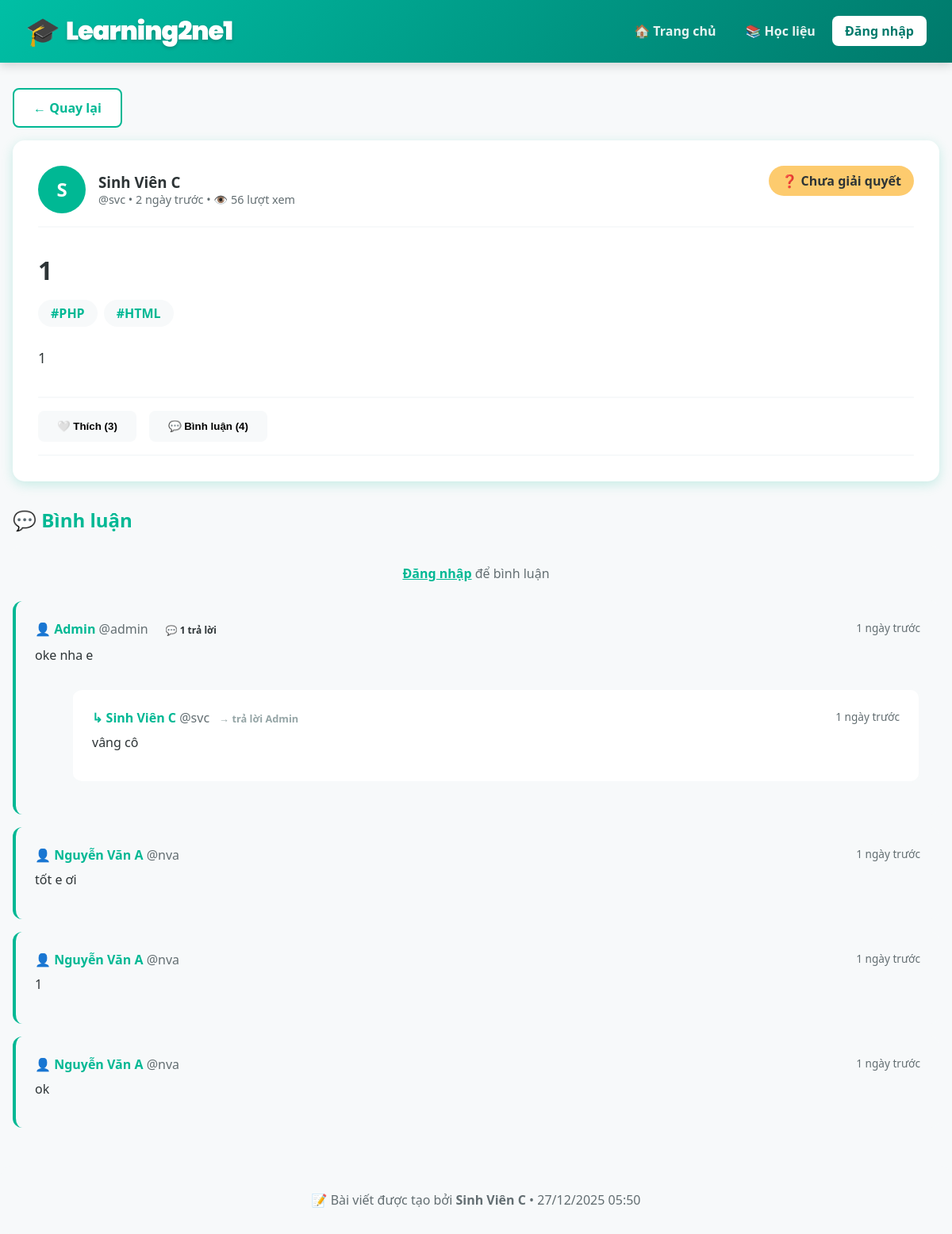
The app's page /pages/post.php?id=1 with its own data.
### tables this page shows
CREATE TABLE `posts` (
  `id` int(11) NOT NULL,
  `user_id` int(11) NOT NULL,
  `category_id` int(11) DEFAULT NULL,
  `title` varchar(255) NOT NULL,
  `content` text NOT NULL,
  `tags` varchar(255) DEFAULT NULL,
  `privacy` enum('public','private') DEFAULT 'public',
  `status` enum('solved','unsolved') DEFAULT 'unsolved',
  `created_at` timestamp NOT NULL DEFAULT CURRENT_TIMESTAMP,
  `views` int(11) DEFAULT '0'
);

CREATE TABLE `user` (
  `id_user` int(11) NOT NULL,
  `ho_ten` varchar(1000) NOT NULL,
  `username` varchar(100) NOT NULL,
  `password` varchar(100) NOT NULL,
  `account_level` int(11) NOT NULL DEFAULT '2'
);

CREATE TABLE `comments` (
  `id` int(11) NOT NULL,
  `post_id` int(11) NOT NULL,
  `user_id` int(11) NOT NULL,
  `content` text NOT NULL,
  `parent_id` int(11) DEFAULT NULL,
  `created_at` timestamp NOT NULL DEFAULT CURRENT_TIMESTAMP
);

### pages/post.php (the view, shortened to what this page needs)
<?php
require_once '../config.php';
require_once '../includes/functions.php';
$post_id = isset($_GET['id']) ? (int)$_GET['id'] : 0;
$post = getPost($pdo, $post_id);
$comments = getComments($pdo, $post_id);
$like_count = getLikeCount($pdo, $post_id, 'post');
$user_liked = isLoggedIn() ? hasLiked($pdo, $_SESSION['user_id'], $post_id, 'post') : false;
?>
<!DOCTYPE html>
<html lang="vi">
<head>
    <link rel="stylesheet" href="../assets/css/style.css">
    <link rel="stylesheet" href="../assets/css/post.css">
</head>
</head>
<body>
    <?php include '../includes/navbar.php'; ?>
    <div class="container">
        <a href="javascript:history.back()" class="btn-back">
            ← Quay lại
        </a>
        <div class="post-detail">
            <div class="post-header">
                <div class="author-section">
                    <div class="author-avatar">
                        <?= strtoupper(mb_substr($post['ho_ten'], 0, 1)) ?>
                    </div>
                    <div class="author-info">
                        <h3><?= h($post['ho_ten']) ?></h3>
                        <div class="post-meta-info">
                            @<?= h($post['username']) ?> •
                            <?= timeAgo($post['created_at']) ?> •
                            👁️ <?= $post['views'] ?> lượt xem
                        </div>
                    </div>
                </div>
                <div style="display: flex; flex-direction: column; gap: 0.5rem; align-items: flex-end;">
                    <span class="post-status status-<?= $post['status'] ?>">
                        <?= $post['status'] === 'solved' ? '✓ Đã giải quyết' : '❓ Chưa giải quyết' ?>
                    </span>
                </div>
            </div>
            <h1 class="post-title"><?= h($post['title']) ?></h1>
            <?php if ($post['tags']): ?>
                <div class="post-tags">
                    <?php foreach (explode(',', $post['tags']) as $tag): ?>
                        <span class="tag"><?= h(trim($tag)) ?></span>
                    <?php endforeach; ?>
                </div>
            <?php endif; ?>
            <div class="post-content">
                <?= nl2br(formatMentions(h($post['content']))) ?>
            </div>
            <div class="interaction-bar">
                <form method="POST" style="display: inline;">
                    <?php if ($user_liked): ?>
                        <button type="submit" name="unlike" class="btn-interact btn-liked">
                            ❤️ Đã thích (<?= $like_count ?>)
                        </button>
                    <?php else: ?>
                        <button type="submit" name="like" class="btn-interact">
                            🤍 Thích (<?= $like_count ?>)
                        </button>
                    <?php endif; ?>
                </form>
                <button class="btn-interact" onclick="document.getElementById('comment-form').scrollIntoView({behavior: 'smooth'})">
                    💬 Bình luận (<?= count($comments) ?>)
                </button>
            </div>
        </div>
        <div class="comments-section" id="comments-section">
            <h2 style="color: var(--primary-mint); margin-bottom: 1rem;">💬 Bình luận</h2>
            <?php if (isLoggedIn()): ?>
                <div class="comment-form" id="comment-form">
                    <form method="POST">
                        <textarea name="comment_content" placeholder="Chia sẻ suy nghĩ của bạn..." required></textarea>
                        <button type="submit" name="add_comment" class="btn-submit">Gửi bình luận</button>
                    </form>
                </div>
            <?php else: ?>
                <div class="comment-form">
                    <p style="text-align: center; color: #636e72;">
                        <a href="login.php" style="color: var(--primary-mint); font-weight: bold;">Đăng nhập</a>
                        để bình luận
                    </p>
                </div>
            <?php endif; ?>
            <?php foreach ($comments as $comment):
                $replies = getComments($pdo, $post_id, $comment['id']);
                $reply_count = count($replies);
            ?>
                <div class="comment comment-parent" id="comment-<?= $comment['id'] ?>">
                    <div class="comment-header">
                        <span class="comment-author">
                            👤 <?= h($comment['ho_ten']) ?>
                            <span style="color: #636e72; font-weight: normal;">@<?= h($comment['username']) ?></span>
                            <?php if ($reply_count > 0): ?>
                                <span class="reply-indicator">💬 <?= $reply_count ?> trả lời</span>
                            <?php endif; ?>
                        </span>
                        <span class="comment-time"><?= timeAgo($comment['created_at']) ?></span>
                    </div>
                    <div class="comment-content">
                        <?= nl2br(formatMentions(h($comment['content']))) ?>
                    </div>
                    <?php if ($reply_count > 0): ?>
                        <div style="margin-top: 1rem;">
                            <?php foreach ($replies as $reply): ?>
                                <div class="comment reply">
                                    <div class="comment-header">
                                        <span class="comment-author">
                                            ↳ <?= h($reply['ho_ten']) ?>
                                            <span style="color: #636e72; font-weight: normal;">@<?= h($reply['username']) ?></span>
                                            <span style="color: #95a5a6; font-size: 0.8rem; margin-left: 0.5rem;">→ trả lời <?= h($comment['ho_ten']) ?></span>
                                        </span>
                                        <span class="comment-time"><?= timeAgo($reply['created_at']) ?></span>
                                    </div>
                                    <div class="comment-content">
                                        <?= nl2br(formatMentions(h($reply['content']))) ?>
                                    </div>
                                </div>
                            <?php endforeach; ?>
                        </div>
                    <?php endif; ?>
                </div>
            <?php endforeach; ?>
        </div>
    </div>
    <footer style="text-align: center; padding: 2rem; margin-top: 3rem; background: var(--bg-grey); border-radius: 15px;">
        <p style="color: #636e72; margin: 0;">
            📝 Bài viết được tạo bởi <strong><?= h($post['ho_ten']) ?></strong> •
            <?= date('d/m/Y H:i', strtotime($post['created_at'])) ?>
        </p>
    </footer>
</body>
</html>

### includes/functions.php (shortened to what this page needs)
<?php
function h($string)
{
    return htmlspecialchars($string, ENT_QUOTES, 'UTF-8');
}
function isLoggedIn()
{
    return isset($_SESSION['user_id']);
}
function timeAgo($timestamp)
{
    $time = strtotime($timestamp);
    $diff = time() - $time;
    if ($diff < 604800) return floor($diff / 86400) . " ngày trước";
    return date('d/m/Y', $time);
}
function getPost($pdo, $post_id)
{
    $stmt = $pdo->prepare("
        SELECT p.*, u.ho_ten, u.username, u.account_level
        FROM posts p
        JOIN user u ON p.user_id = u.id_user
        WHERE p.id = ?
    ");
    $stmt->execute([$post_id]);
    return $stmt->fetch();
}
function getComments($pdo, $post_id, $parent_id = null)
{
    $stmt = $pdo->prepare("
        SELECT c.*, u.ho_ten, u.username
        FROM comments c
        JOIN user u ON c.user_id = u.id_user
        WHERE c.post_id = ? AND " . ($parent_id ? "c.parent_id = ?" : "c.parent_id IS NULL") . "
        ORDER BY c.created_at ASC
    ");
    if ($parent_id) {
        $stmt->execute([$post_id, $parent_id]);
    } else {
        $stmt->execute([$post_id]);
    }
    return $stmt->fetchAll();
}
function getLikeCount($pdo, $target_id, $target_type)
{
    $stmt = $pdo->prepare("
        SELECT COUNT(*) FROM likes
        WHERE target_id = ? AND target_type = ?
    ");
    $stmt->execute([$target_id, $target_type]);
    return $stmt->fetchColumn();
}
function formatMentions($content)
{
    return parseMentions($content);
}
function parseMentions($text)
{
    $baseUrl = defined('BASE_URL') ? BASE_URL : '';
    return preg_replace(
        '/@([a-zA-Z0-9_]+)/',
        '<a href="' . $baseUrl . '/pages/profile.php?username=$1" class="mention-link" style="color: var(--primary-mint); font-weight: 600; text-decoration: none;">@$1</a>',
        $text
    );
}

### assets/css/style.css (style rules this page uses)
:root { --primary-mint: #00b894; --light-mint: #55efc4; --accent-yellow: #ffeaa7; --pop-yellow: #fdcb6e; --text-dark: #2d3436; --text-white: #ffffff; --bg-grey: #f7f9fa; --shadow: 0 4px 15px rgba(0, 184, 148, 0.2); }
* { box-sizing: border-box; margin: 0; padding: 0; }
body { font-family: 'Segoe UI', Tahoma, Geneva, Verdana, sans-serif; background-color: var(--bg-grey); color: var(--text-dark); }
.container { max-width: 1200px; margin: 2rem auto; padding: 0 1rem; }
button, .btn { cursor: pointer; transition: all 0.3s ease; }
a { transition: color 0.3s; }

### assets/css/post.css (style rules this page uses)
html { scroll-behavior: smooth; }
.post-detail { background: white; padding: 2rem; border-radius: 15px; box-shadow: var(--shadow); margin-bottom: 2rem; }
.post-header { display: flex; justify-content: space-between; align-items: start; margin-bottom: 2rem; padding-bottom: 1rem; border-bottom: 2px solid var(--bg-grey); }
.author-section { display: flex; align-items: center; gap: 1rem; }
.author-avatar { width: 60px; height: 60px; background: var(--primary-mint); border-radius: 50%; display: flex; align-items: center; justify-content: center; color: white; font-size: 1.5rem; font-weight: bold; }
.author-info h3 { margin: 0; color: var(--text-dark); }
.post-meta-info { color: #636e72; font-size: 0.9rem; }
.post-status { padding: 0.5rem 1rem; border-radius: 20px; font-weight: 600; }
.status-unsolved { background: #fdcb6e; color: var(--text-dark); }
.post-title { font-size: 2rem; color: var(--text-dark); margin-bottom: 1rem; }
.post-tags { display: flex; flex-wrap: wrap; gap: 0.5rem; margin-bottom: 1.5rem; }
.tag { background: var(--bg-grey); padding: 0.4rem 1rem; border-radius: 20px; color: var(--primary-mint); font-weight: 600; }
.post-content { line-height: 1.8; margin-bottom: 2rem; font-size: 1.1rem; }
.interaction-bar { display: flex; gap: 1rem; padding: 1rem 0; border-top: 2px solid var(--bg-grey); border-bottom: 2px solid var(--bg-grey); }
.btn-interact { display: flex; align-items: center; gap: 0.5rem; padding: 0.75rem 1.5rem; border: none; border-radius: 8px; background: var(--bg-grey); cursor: pointer; transition: all 0.3s; font-weight: 600; }
.comments-section { margin-top: 2rem; }
.comment { background: var(--bg-grey); padding: 1.5rem; border-radius: 12px; margin-bottom: 1rem; position: relative; transition: all 0.3s ease; }
.comment-parent { border-left: 4px solid var(--primary-mint); }
.comment.reply { margin-left: 3rem; margin-top: 1rem; background: white; border: 2px solid var(--bg-grey); border-left: 4px solid var(--warning-yellow); }
.reply-indicator { display: inline-block; background: var(--warning-yellow); color: #2d3436; padding: 0.2rem 0.6rem; border-radius: 12px; font-size: 0.75rem; font-weight: 600; margin-left: 0.5rem; }
.comment-header { display: flex; justify-content: space-between; margin-bottom: 0.5rem; }
.comment-author { font-weight: 600; color: var(--primary-mint); }
.comment-time { color: #636e72; font-size: 0.85rem; }
.comment-content { line-height: 1.6; }
.comment-form { background: var(--bg-grey); padding: 1.5rem; border-radius: 12px; margin-top: 1rem; }
.btn-back { display: inline-flex; align-items: center; gap: 0.5rem; background: white; color: var(--primary-mint); padding: 0.75rem 1.5rem; border: 2px solid var(--primary-mint); border-radius: 8px; font-weight: 600; cursor: pointer; text-decoration: none; transition: all 0.3s; margin-bottom: 1rem; }

### records on screen
posts: user.ho_ten "S", user.ho_ten "Sinh Viên C", user.username "svc", created_at "2 ngày trước", views "56", title "1", tags "#PHP", tags "#HTML", content "1", created_at "27/12/2025 05:50"
comments: user.ho_ten "Admin", user.username "admin", reply_count "1", created_at "1 ngày trước", content "oke nha e"
comments: user.ho_ten "Sinh Viên C", user.username "svc", created_at "1 ngày trước", content "vâng cô"
user: ho_ten "Admin"
comments: user.ho_ten "Nguyễn Văn A", user.username "nva", created_at "1 ngày trước", content "tốt e ơi"
comments: user.ho_ten "Nguyễn Văn A", user.username "nva", created_at "1 ngày trước", content "1"
comments: user.ho_ten "Nguyễn Văn A", user.username "nva", created_at "1 ngày trước", content "ok"

### other values on screen
$like_count "3"
count($comments) "4"
